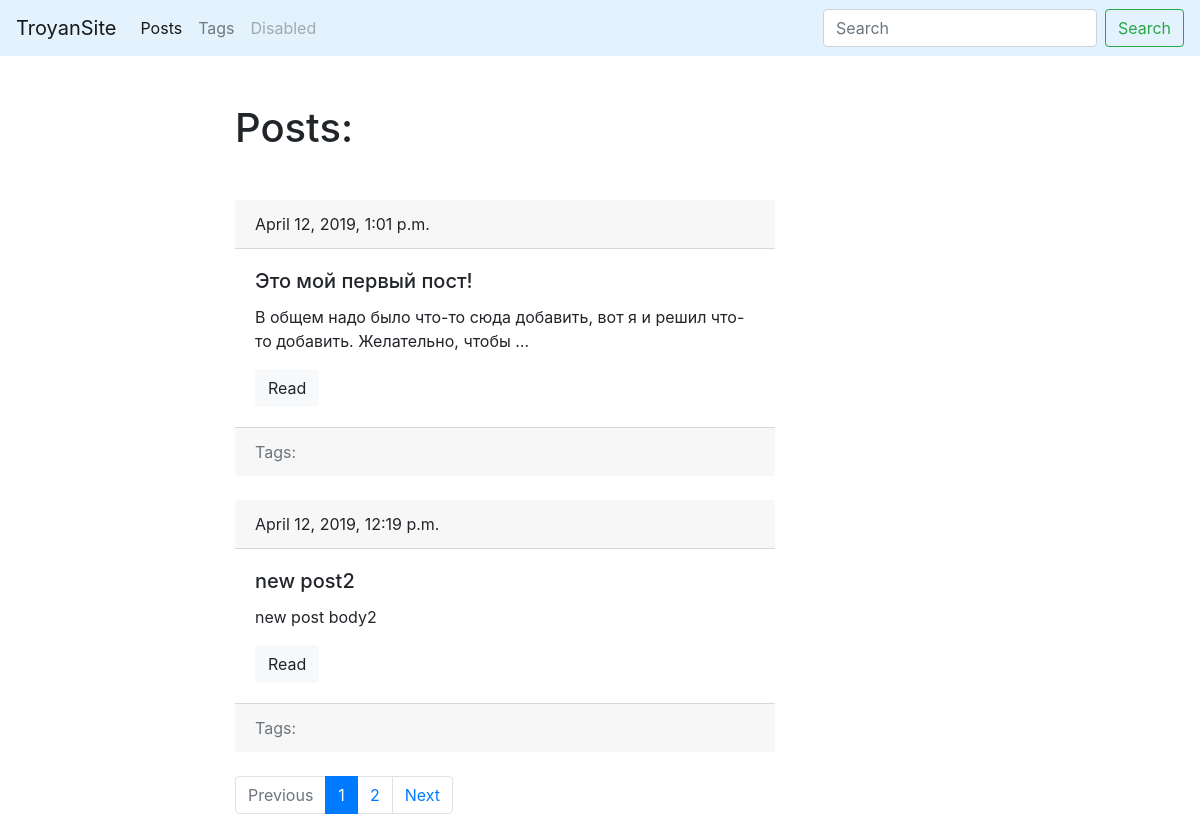
Before: /blog/ with the older database file.
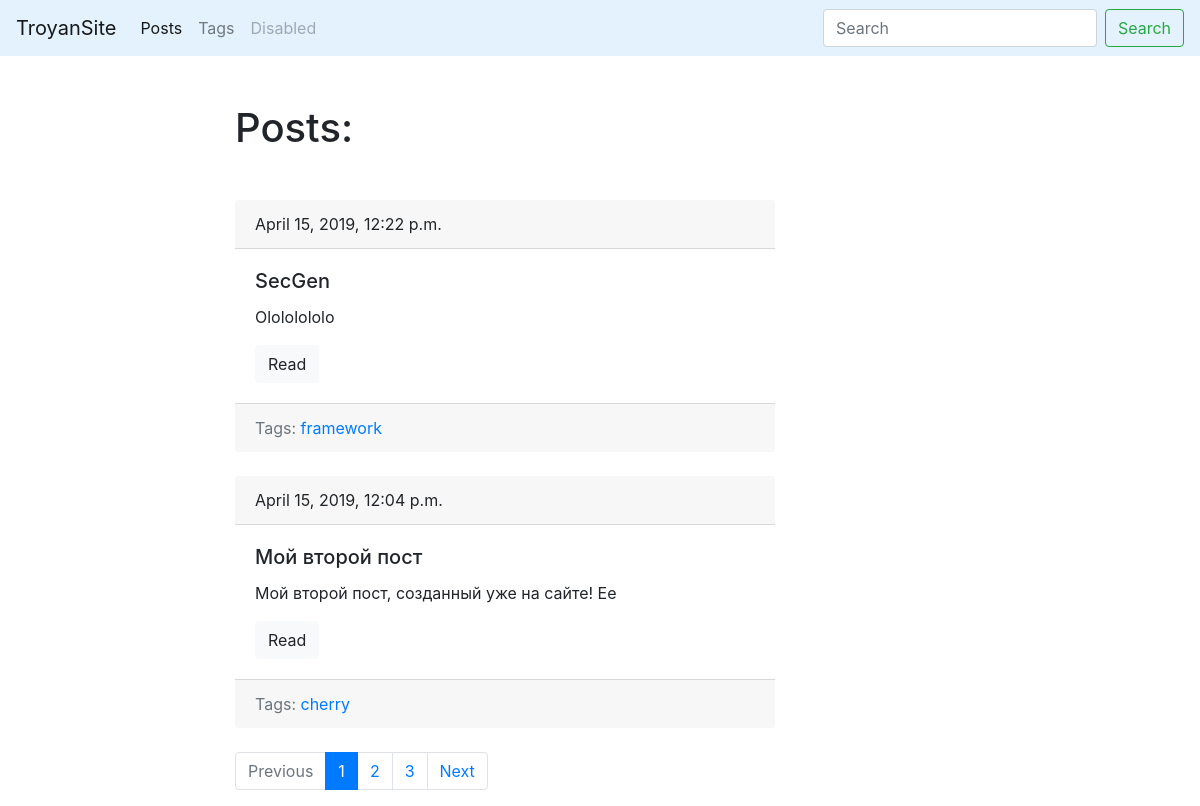
After: the same page with the newer database file.
### blog/models.py (models this page shows, shortened)
class Post(models.Model):
	title = models.CharField(max_length=150, db_index=True)
	slug = models.SlugField(max_length=150, blank=True, unique=True)
	body = models.TextField(blank=True, db_index=True)
	date_pub = models.DateTimeField(auto_now_add=True)
	tags = models.ManyToManyField('Tag', blank=True, related_name='posts')
	def get_absolute_url(self):
		return reverse('post_detail_url', kwargs={'slug' : self.slug})
	class Meta:
		ordering = ['-date_pub']

class Tag(models.Model):
	title = models.CharField(max_length=50)
	slug = models.SlugField(max_length=50, unique=True)
	def get_absolute_url(self):
		return reverse('tag_detail_url', kwargs={'slug' : self.slug})
	class Meta:
		ordering  = ['title']

### blog/views.py (the view)
# urls.py: path('', hello, name='posts_lists_url'),
def hello(request):
	search_query = request.GET.get('search', '')
	if search_query:
		posts = Post.objects.filter(Q(title__icontains=search_query) | Q(body__icontains=search_query))
	else:
		posts = Post.objects.all()
	paginator = Paginator(posts, 2)
	page_number = request.GET.get('page', 1)
	page = paginator.get_page(page_number)
	is_paginated = page.has_other_pages()
	if page.has_previous():
		prev_url = '?page={}'.format(page.previous_page_number())
	else:
		prev_url = ''
	if page.has_next():
		next_url = '?page={}'.format(page.next_page_number())
	else:
		next_url = ''
	context = {
		'page_object' : page,
		'is_paginated' : is_paginated,
		'next_url' : next_url,
		'prev_url' : prev_url
	}
	return render(request, 'blog/index.html', context=context)

### blog/templates/blog/index.html (shortened to what this page needs)
{% extends 'blog/base_blog.html' %}
{% block content %}
	<h1 class="mb-5">Posts:</h1>
	{% for post in page_object.object_list %}
		{% include 'blog/includes/post_card_template.html' %}
	{% endfor %}
{% endblock %}

### blog/templates/blog/includes/post_card_template.html
<div class="mb-4">
	<div class="card-header">
		{{ post.date_pub }}
	</div>
	<div class="card-body">
		<h5 class="card-title">{{ post.title }}</h5>
		<p class="card-text">{{ post.body|truncatewords:15 }}</p>
		<a href="{{ post.get_absolute_url }}" class="btn btn-light">Read</a>
	</div>
	<div class="card-footer text-muted">
    	Tags:
    	{% for tag in post.tags.all %}
    		<a href="{{ tag.get_absolute_url }}">{{ tag.title }}</a>
    	{% endfor %}
 	</div>
</div>

Changed rows visible on the page:
no longer on this page (row unchanged): Post: date_pub "April 12, 2019, 1:01 p.m.", title "Это мой первый пост!", body "В общем надо было что-то сюда добавить, вот я и решил что-то добавить. Желательно, чтобы …"
no longer on this page (row unchanged): Post: date_pub "April 12, 2019, 12:19 p.m.", title "new post2", body "new post body2"
added Post: date_pub "April 15, 2019, 12:22 p.m.", title "SecGen", body "Olololololo"
added Tag: title "framework", shown under "April 15, 2019, 12:22 p.m."
added Post: date_pub "April 15, 2019, 12:04 p.m.", title "Мой второй пост", body "Мой второй пост, созданный уже на сайте! Ее"
added Tag: title "cherry", shown under "April 15, 2019, 12:04 p.m."
Other visible differences:
new list line: "3"
